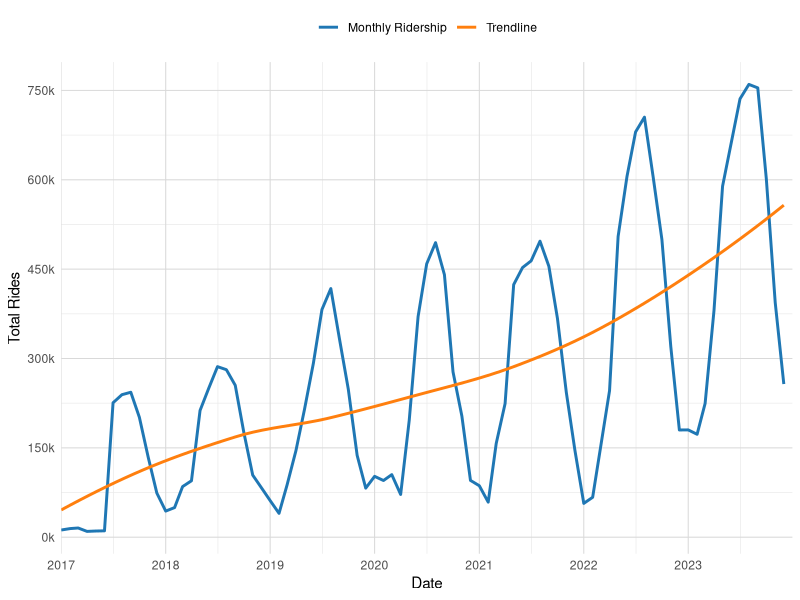
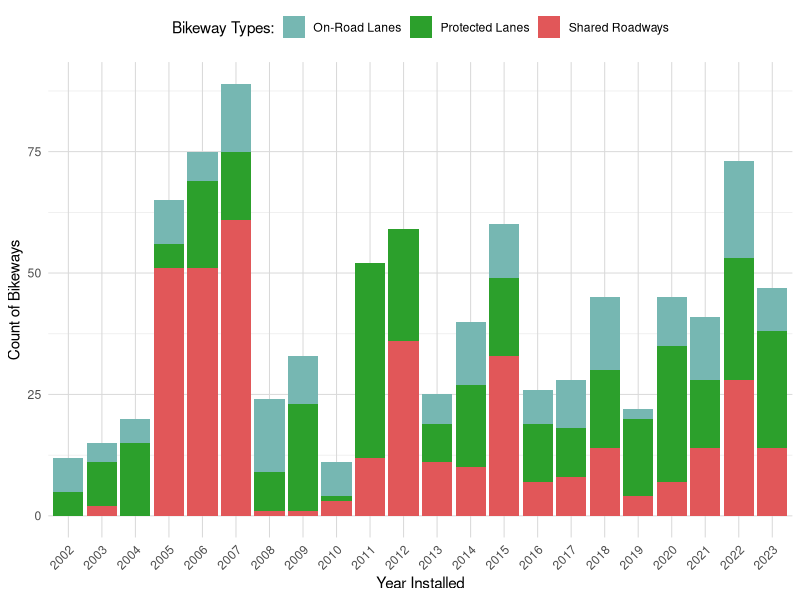
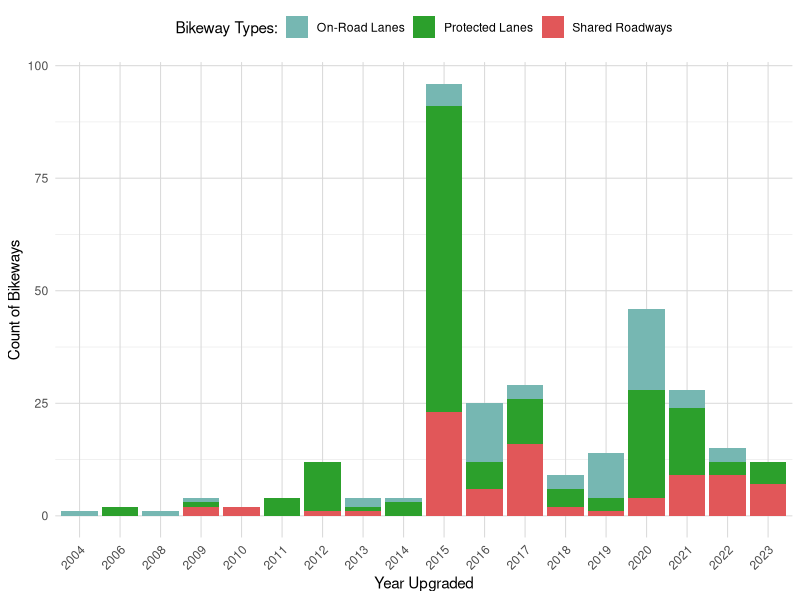
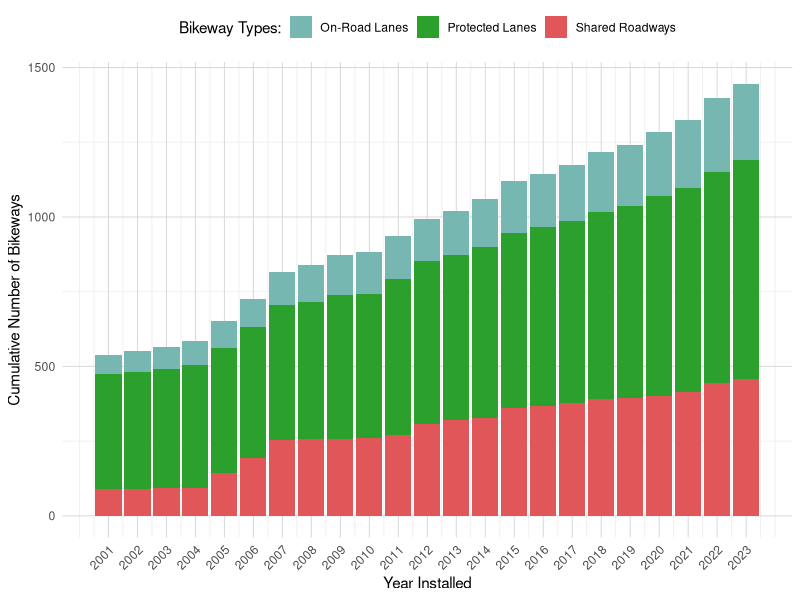
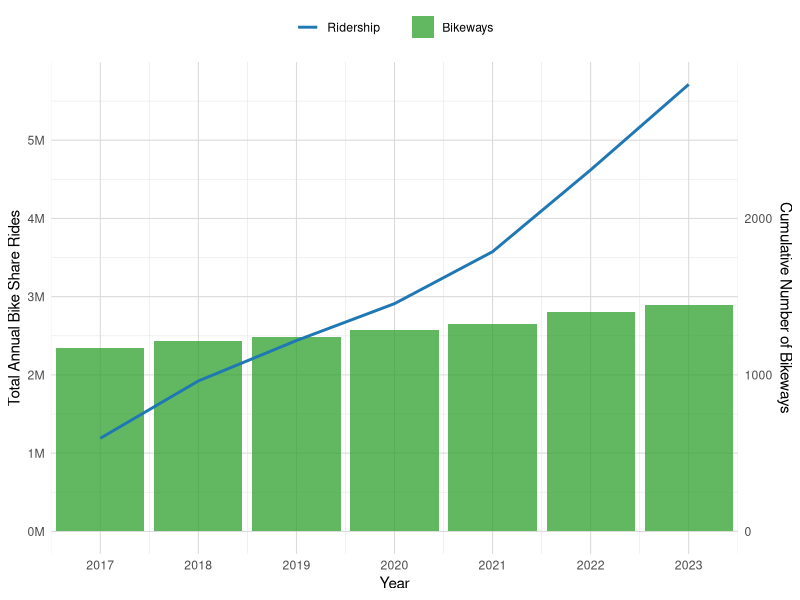
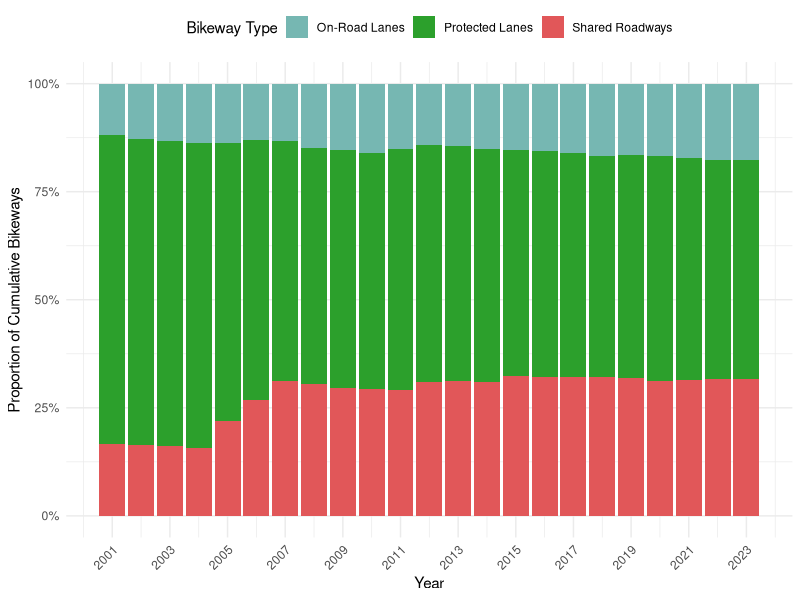

These charts were generated, in order, by the following R code:
## ---- chunk 1
#| include: false
#| warning: false
#| message: false

library(tidyverse)
library(dplyr)
library(knitr)
library(lubridate)
library(ggplot2)

set.seed(778)
## ---- chunk 2
#| echo: false
#| warning: false
#| message: false

bikeShare_data <- read_csv(here::here(
  "data/analysis_data/monthly_aggregated_bikeshare_data.csv"))
bikeShare_data <- bikeShare_data %>% filter(year(start_date) <= 2023)

bikeWay_data <- read_csv(here::here("data/analysis_data/bikeway_data.csv"))
bikeWay_data <- bikeWay_data %>% filter(INSTALLED <= 2023)

bikeway_colors <- c("Shared Roadways" = "#e15759", 
                    "On-Road Lanes" = "#76b7b2",
                    "Protected Lanes" = "#2ca02c")
## ---- chunk 3
#| label: tbl-sample-bikeshare
#| tbl-cap: "Sample of Toronto's Bike Share Monthly Ridership Data (2017-2023)"
#| echo: false
#| warning: false
#| message: false

bikeShare_sample <- bikeShare_data %>% sample_n(5) %>% 
  as_tibble() %>% arrange(start_date)

colnames(bikeShare_sample) <- c("Year & Month", "Total Monthly Rides")

kable(bikeShare_sample, format.args = list(big.mark = ","))
## ---- chunk 4
#| label: tbl-ridership_summary_stats
#| tbl-cap: "Annual Bike Share Ridership Summary Statistics"
#| echo: false
#| warning: false
#| message: false

bikeShare_summary <- bikeShare_data %>%
  mutate(year = year(start_date)) %>%  
  group_by(year) %>%   
  summarise(
    total_rides = sum(total_rides),
    avg_monthly_rides = mean(total_rides)
  ) %>%
  mutate(
    year_on_year_growth = (total_rides - lag(total_rides)) / lag(total_rides) * 100
  ) %>%
  mutate(
    year_on_year_growth = round(year_on_year_growth, 2),  # Round to 2 decimal places
    total_rides = format(total_rides, big.mark = ","),  # Add comma separators
    avg_monthly_rides = format(round(avg_monthly_rides), big.mark = ",")  # Round and add comma separators
  )

colnames(bikeShare_summary) <- c("Year", "Total Rides", "Avg Monthly Rides", 
                                 "Year-on-year Growth (%)")

kable(bikeShare_summary)
## ---- chunk 5
#| label: tbl-sample_bikeway
#| tbl-cap: "Sample of Toronto's Cycling Network (Bikeways) Data (2001-2023)"
#| echo: false
#| warning: false
#| message: false

bikeWay_sample <- bikeWay_data %>% sample_n(5) %>% 
  as_tibble() %>% arrange(INSTALLED)

colnames(bikeWay_sample) <- c("Route ID", "Constructed Year", "Upgraded Year"
                              , "Bike Way Type")

kable(bikeWay_sample)
## ---- chunk 6
#| label: fig-ridership_monthly_graph
#| fig-cap: "Toronto Bike Share Monthly Ridership Trend (2017-2023)"
#| echo: false
#| warning: false
#| message: false

ggplot(bikeShare_data, aes(x = start_date, y = total_rides)) +
     geom_line(aes(color = "Monthly Ridership"), size = 1) +
     geom_smooth(aes(color = "Trendline"), method = "loess", se = FALSE) +
     labs(
       x = "Date",
       y = "Total Rides",
       color = NULL
     ) +
     theme_minimal() +
     scale_color_manual(values = c("Monthly Ridership" = "#1f77b4", 
                                   "Trendline" = "#ff7f0e")) +
     scale_x_date(
       date_breaks = "1 year", 
       date_labels = "%Y",
       limits = c(as.Date("2017-01-01"), as.Date("2023-12-31")),
       expand = c(0, 0)
     ) + 
     scale_y_continuous(
       labels = function(x) paste0(x/1000, "k"),
       breaks = seq(0, max(bikeShare_data$total_rides), by = 150000),
       minor_breaks = seq(0, max(bikeShare_data$total_rides), by = 75000)
     ) +
     theme(
       legend.position = "top",
       panel.grid.major = element_line(color = "gray85", linewidth = 0.35)
     )
## ---- chunk 7
#| label: fig-bikeway_type_constructed_graph
#| fig-cap: "Breakdown of Bikeway Types by Installation Year (2002-2023)"
#| fig-foot: "Bikeways installed prior to 2001 are shown with an install year of 2001"
#| echo: false
#| warning: false
#| message: false

bikeWay_type_summary <- bikeWay_data %>%
  filter(INSTALLED >= 2002 & INSTALLED <= 2023) %>%
  group_by(INSTALLED, INFRA_HIGHORDER) %>%
  summarise(count = n())

ggplot(bikeWay_type_summary, aes(x = as.factor(INSTALLED), y = count, fill = INFRA_HIGHORDER)) +
  geom_bar(stat = "identity", position = "stack") +
  scale_fill_manual(values = bikeway_colors) +
  labs(
    x = "Year Installed",
    y = "Count of Bikeways",
    fill = "Bikeway Types:"
  ) +
  theme_minimal() +
  theme(
    axis.text.x = element_text(angle = 45, hjust = 1),
    panel.grid.major = element_line(color = "gray85", linewidth=0.35),
    legend.position = "top"
  )
## ---- chunk 8
#| label: fig-bikeway_type_upgraded_graph
#| fig-cap: "Breakdown of Bikeway Types by Upgraded Year (2002-2023)"
#| echo: false
#| warning: false
#| message: false

bikeWay_type_summary <- bikeWay_data %>%
  filter(UPGRADED >= 2002 & UPGRADED <= 2023) %>%
  group_by(UPGRADED, INFRA_HIGHORDER) %>%
  summarise(count = n()) %>%
  drop_na(UPGRADED)

ggplot(bikeWay_type_summary, aes(x = as.factor(UPGRADED), y = count, fill = INFRA_HIGHORDER)) +
  geom_bar(stat = "identity", position = "stack") +
  scale_fill_manual(values = bikeway_colors) +
  labs(
    x = "Year Upgraded",
    y = "Count of Bikeways",
    fill = "Bikeway Types:"
  ) +
  theme_minimal() +
  theme(
    axis.text.x = element_text(angle = 45, hjust = 1),
    panel.grid.major = element_line(color = "gray85", linewidth=0.35),
    legend.position = "top"
  )
## ---- chunk 9
#| label: fig-cumulative-growth
#| fig-cap: "Cumulative Bikeway types by Installed Year (2001-2023)"
#| echo: false
#| warning: false
#| message: false

cumulative_bikeways <- bikeWay_data %>%
  filter(INSTALLED >= 2001 & INSTALLED <= 2023) %>%
  group_by(INSTALLED, INFRA_HIGHORDER) %>%
  summarise(count = n(), .groups = "drop") %>%
  complete(INSTALLED = 2001:2023, INFRA_HIGHORDER, fill = list(count = 0)) %>%
  arrange(INFRA_HIGHORDER, INSTALLED) %>%
  group_by(INFRA_HIGHORDER) %>%
  mutate(cumulative_count = cumsum(count)) %>%
  ungroup()

# Create the bar graph
ggplot(cumulative_bikeways, aes(x = INSTALLED, y = cumulative_count, fill = INFRA_HIGHORDER)) +
  geom_bar(stat = "identity", position = "stack") +
  scale_fill_manual(values = bikeway_colors) +
  labs(
    x = "Year Installed",
    y = "Cumulative Number of Bikeways",
    fill = "Bikeway Types:"
  ) +
  theme_minimal() +
  theme(
    axis.text.x = element_text(angle = 45, hjust = 1),
    panel.grid.major = element_line(color = "gray85", linewidth = 0.35),
    legend.position = "top"
  ) +
  scale_x_continuous(breaks = seq(2001, 2023, by = 1))
## ---- chunk 10
#| label: fig-combined_ridership_bikeways_graph
#| fig-cap: "Comparison of Annual Bike Share Ridership and Cumulative Bikeways (2017-2023)"
#| echo: false
#| warning: false
#| message: false

# Summarize cumulative bikeway data for the years 2017-2023
bikeWay_cumulative_summary <- bikeWay_data %>%
  filter(INSTALLED <= 2023) %>%
  group_by(INSTALLED) %>%
  summarise(total_bikeways_installed = n()) %>%
  mutate(cumulative_bikeways = cumsum(total_bikeways_installed)) %>%
  filter(INSTALLED >= 2017)

# Summarize bike share data for the years 2017-2023
bikeShare_yearly_summary <- bikeShare_data %>%
  mutate(year = year(start_date)) %>%
  filter(year >= 2017 & year <= 2023) %>%
  group_by(year) %>%
  summarise(total_rides = sum(total_rides))

# Merge the two datasets by year
combined_data <- left_join(bikeShare_yearly_summary, 
                           bikeWay_cumulative_summary, 
                           by = c("year" = "INSTALLED"))


ggplot(combined_data, aes(x = year)) +
  geom_bar(aes(y = cumulative_bikeways * 2000, fill = "Bikeways"), 
           stat = "identity", alpha = 0.75) +
  geom_line(aes(y = total_rides, color = "Ridership"), size = 1) +
  scale_y_continuous(
    name = "Total Annual Bike Share Rides", 
    sec.axis = sec_axis(~ . / 2000, name = "Cumulative Number of Bikeways"),
    labels = function(x) paste0(x/1000000, "M"),
    breaks = seq(0, max(combined_data$total_rides), by = 1000000),
    minor_breaks = seq(0, max(combined_data$total_rides), by = 500000)
  ) +
  scale_x_continuous(
    breaks = seq(2017, 2023, by = 1),
    limits = c(2016.5, 2023.5),
    expand = c(0, 0)
  ) +
  scale_color_manual(values = c("Ridership" = "#1f77b4")) +
  scale_fill_manual(values = c("Bikeways" = "#2ca02c")) +
  labs(
    x = "Year",
    color = NULL,
    fill = NULL
  ) +
  theme_minimal() +
  theme(
    legend.position = "top",
    panel.grid.major = element_line(color = "gray85", linewidth=0.35)
  )
## ---- chunk 11
#| label: fig-cumulative-proportion-bikeways
#| fig-cap: "Proportional Breakdown of Cumulative Bikeways by Type and Year (2001-2023)"
#| echo: false
#| warning: false
#| message: false

# Calculate cumulative counts for each bikeway type by year
cumulative_bikeways <- bikeWay_data %>%
  filter(INSTALLED >= 2001 & INSTALLED <= 2023) %>%
  group_by(INSTALLED, INFRA_HIGHORDER) %>%
  summarise(count = n(), .groups = "drop") %>%
  complete(INSTALLED = 2001:2023, INFRA_HIGHORDER, fill = list(count = 0)) %>%
  arrange(INFRA_HIGHORDER, INSTALLED) %>%
  group_by(INFRA_HIGHORDER) %>%
  mutate(cumulative_count = cumsum(count)) %>%
  ungroup()

# Calculate the total cumulative count for each year
total_cumulative <- cumulative_bikeways %>%
  group_by(INSTALLED) %>%
  summarise(total = sum(cumulative_count))

# Join the total to the main dataset and calculate proportions
cumulative_proportions <- cumulative_bikeways %>%
  left_join(total_cumulative, by = "INSTALLED") %>%
  mutate(proportion = cumulative_count / total)

# Create the proportional stacked bar plot
ggplot(cumulative_proportions, aes(x = INSTALLED, y = proportion, fill = INFRA_HIGHORDER)) +
  geom_bar(stat = "identity", position = "fill") +
  scale_y_continuous(labels = scales::percent_format()) +
  scale_fill_manual(values = bikeway_colors) +
  labs(
    x = "Year",
    y = "Proportion of Cumulative Bikeways",
    fill = "Bikeway Type"
  ) +
  theme_minimal() +
  theme(
    axis.text.x = element_text(angle = 45, hjust = 1),
    legend.position = "top"
  ) +
  scale_x_continuous(breaks = seq(2001, 2023, by = 2))
